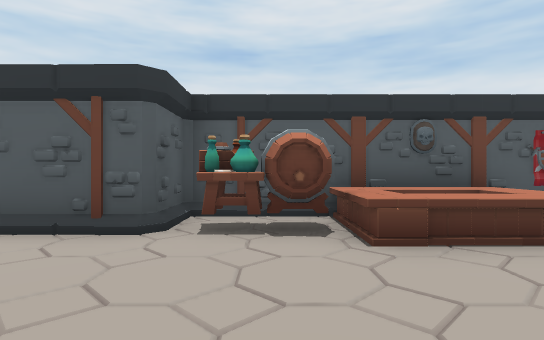
view 1 (above)

16 first-person views from a walk through a scene from a Unity 3-D project. The camera is 1.5 m above the floor, looks level and sees 80° across. The floor is counted in squares, 2 m on a side. Each view is taken from the middle of a square. On the plan, view 1 faces up. The plan holds only what a view shows up to about 11 squares ahead; the rest is blank.

view 2
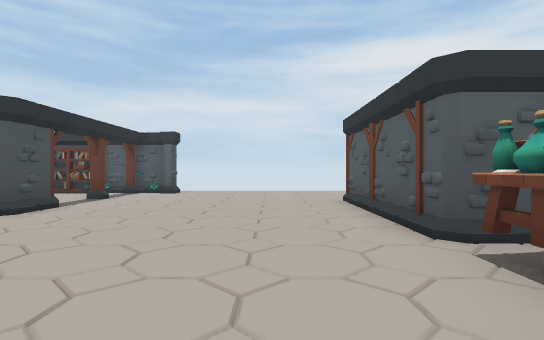

view 3
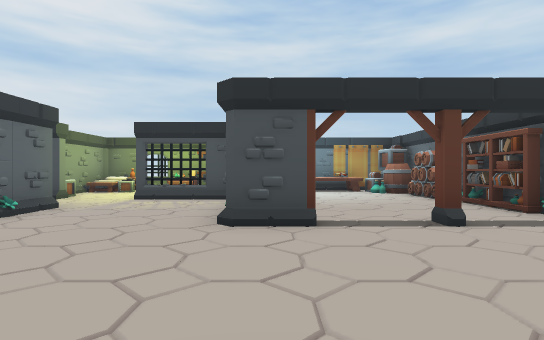

view 4
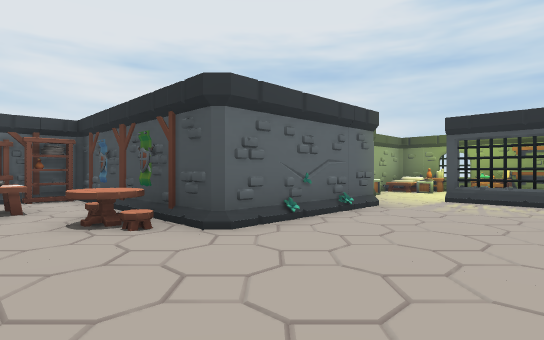

view 5
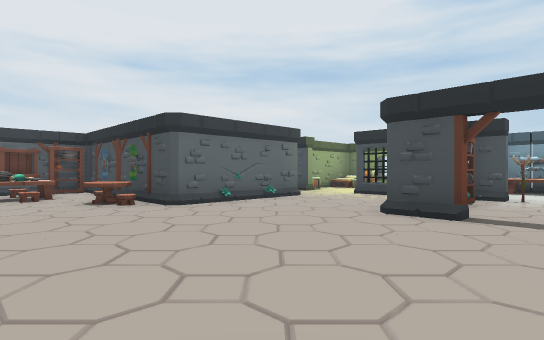

view 6
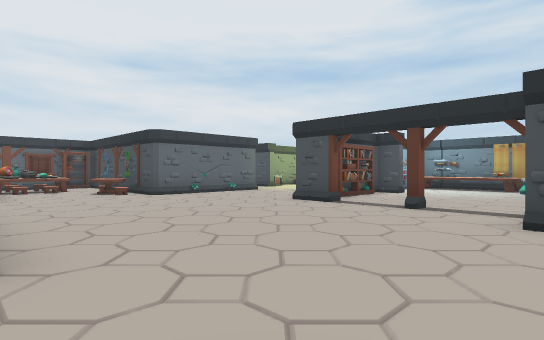

view 7
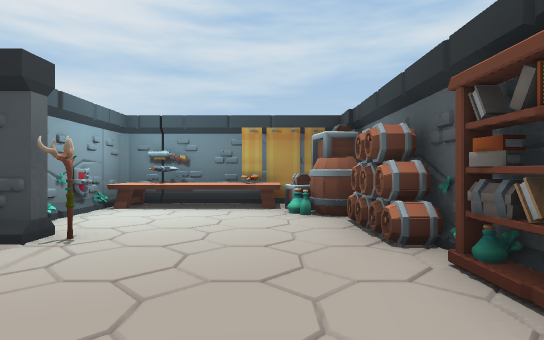

view 8
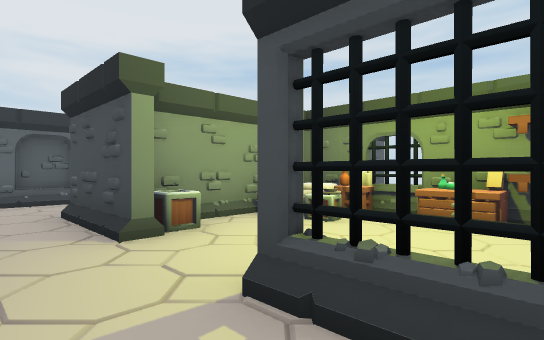

view 9
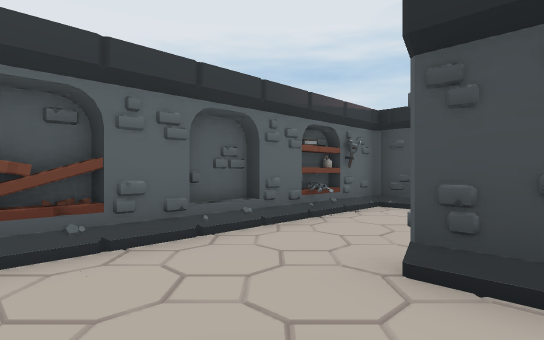

view 10
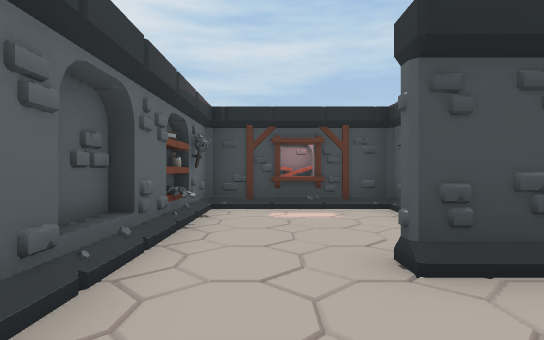

view 11
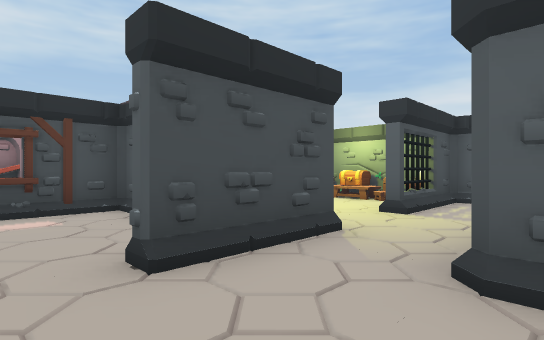

view 12
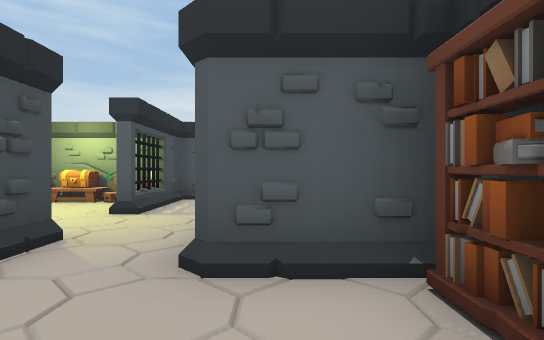

view 13
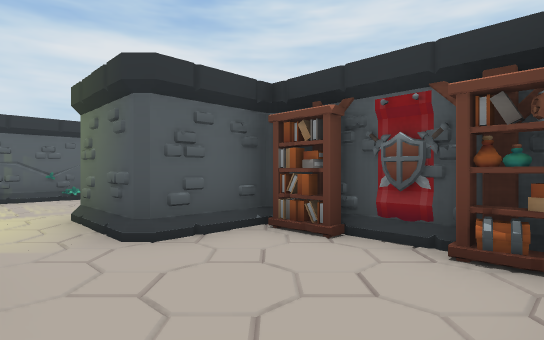

view 14
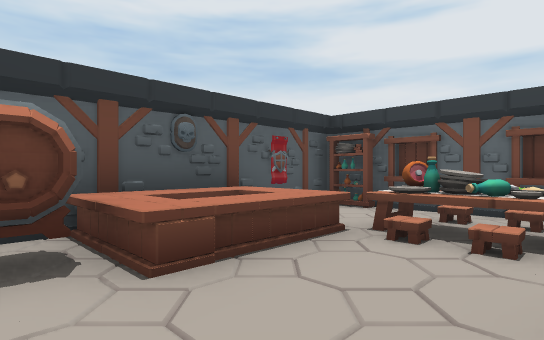

view 15
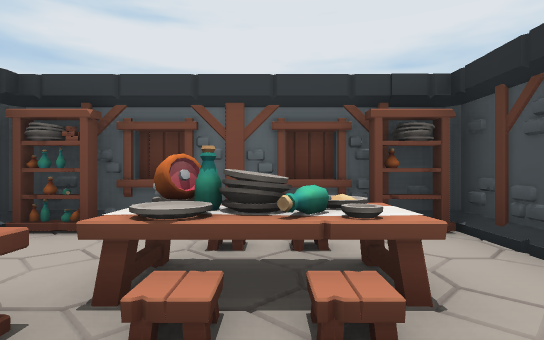

view 16
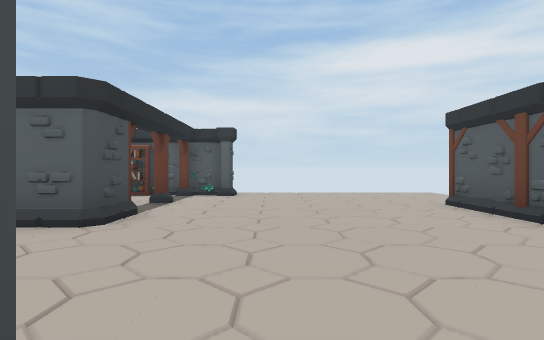

### Floor plan
Points are (right, up) in squares from view 1. A wall is a line through its corners. A room is listed if a view was taken in it or the views show most of it. See-through windows are left out.
Room 1 (views 1, 2, 3, 4, 5, 6, 7, 8, 9, 10, 11, 12, 13, 14, 15, 16)
walls: (0.2, -2.6) (0.4, -1.6); (0.4, -2.5) (0.2, -1.6); (-3.2, -3.6) (-3.4, -4.6); (-3.4, -3.7) (-3.2, -4.7); (-1.4, -6.5) (-1.8, -6.7); (-4.6, -2.4) (-3.5, -2.4) (-3.4, -2.5) (-3.4, -6.4) (-0.4, -6.4); (2.6, -3.8) (2.6, -4.6) (0.4, -4.6) (0.4, -0.4) (5.5, -0.4); (-1.9, -6.7) (-1.4, -6.4); (2.4, -6.4) (4, -6.4); (-4.5, -6.8) (-4.5, -6.4) (-3.8, -6.4); (3.6, -6.2) (4.1, -6.5); (5.6, -2.6) (3.8, -2.6); (-1.4, 3.9) (-6.1, 3.9); (-2, -10.4) (0.9, -10.4); (-8.7, -1.8) (-8.9, -2.5); (-8.8, -1.8) (-8.6, -3); (6.3, -6) (6.3, -5.5); (-8.8, -1.5) (-8.8, -7.2); (-8.9, -1.2) (-8.3, -1.2); (2.6, -10.4) (6.3, -10.4) (6.3, -9.6); (-8.7, -6) (-8.9, -6.9); (-4.9, -10.4) (-3.9, -10.4); (-8.8, -6.1) (-8.7, -6.9); (6.5, -7) (6.5, -6); (6.5, 1.1) (6.5, 1.7) (6.2, 1.9); (6.3, 1.5) (6.3, 3.4); (1.5, 5.4) (-1.4, 5.4) (-1.4, 4.1) (-1.9, 3.8); (5.5, 5.4) (3.4, 5.4)
low walls: (1, 4.4) (1, 5.3); (3.6, 3.3) (2.4, 3.3)
objects: other object (-9, -5); other object (-8, -10) to (-8, -9); other object (-8, -8); other object (-8, -7); other object (-8, -6); other object (-7, -10); other object (-6, -10); other object (-5, -10); other object (-4, -10); other object (-4, -9); other object (-4, -5) to (-4, -4); other object (-3, -9); other object (-3, -8); other object (-3, -7); other object (-2, -10); other object (-2, -9); other object (-1, -9); other object (-1, 4) to (0, 5); other object (0, -10); other object (1, -10) to (2, -9); other object (1, 3) to (1, 4); other object (2, -9) to (3, -8); other object (2, -7); other object (2, 0) to (2, 1); other object (2, 3) to (2, 4); other object (2, 5) to (3, 5); other object (3, -3); other object (3, 4); other object (5, 3); other object (6, -9) to (7, -8); other object (6, -3); other object (6, 0); other object (6, 1); other object (6, 4); other object (6, 5); other object (7, -5) to (7, -4)

Where each view was taken, in squares from view 1:
view 1: 0 up, 0 right, facing up
view 2: 2 up, 2 right, facing left
view 3: 2 up, 4 left, facing down
view 4: 2 up, 3 left, facing down-right
view 5: 3 up, 6 left, facing down-right
view 6: 4 up, 9 left, facing down-right
view 7: 3 down, 7 left, facing down
view 8: 5 down, 2 left, facing down-right
view 9: 4 down, 3 right, facing down-right
view 10: 4 down, 5 right, facing down
view 11: 4 down, 5 right, facing down-left
view 12: 4 down, 5 right, facing left
view 13: 6 down, 6 right, facing up-left
view 14: 1 up, 0 right, facing up-right
view 15: 2 up, 2 right, facing right
view 16: 0 up, 1 right, facing left
